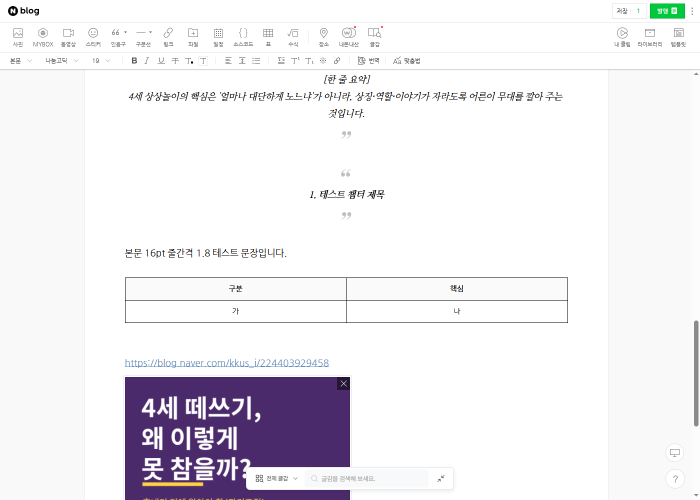
#> input picture diagnostics/lab/lab.png, 1400 x 1000 px (shown at 1/2 size); its folder holds only this picture in this run
$ python -i codex_image.py   (imports and definitions only)
#> lines starting #> are read from the running program, lines starting #| are printed output that depends on the picture
"""Codex CLI의 내장 이미지 생성 도구(image_gen)로 본문 일러스트를 만든다.

ChatGPT 구독 로그인으로 동작하므로 API 키·결제가 필요 없다(구독 사용량을 쓴다).
image_gen은 결과를 항상 $CODEX_HOME/generated_images/<세션>/ 에 저장하고, 그 파일을 옮기려는
Codex의 쉘 명령은 샌드박스에 막히므로, Codex에는 '생성만' 시키고 파일은 여기서 직접 가져온다.
참고: https://github.com/RamazanKara/claude-codex-imagegen
"""
from __future__ import annotations

import logging
import os
import re
import shutil
import subprocess
import tempfile
import time
from pathlib import Path

from PIL import Image

from .config import Config
from .openai_client import CodexAccountError, _LOGIN_OR_LIMIT

log = logging.getLogger(__name__)
IMAGE_EXTS = {".png", ".webp", ".jpg", ".jpeg"}
TARGET = (1536, 864)          # 16:9

PROMPT_TAIL = """
Target output size: 2048x1152 (landscape 16:9).
Absolutely no text, no letters, no numbers, no captions, no signage, no logos, no watermark anywhere in the image.

Use your built-in image generation tool to create this image. After it is generated, STOP.
Do not move, copy, rename, save, or relocate the file, and do not run any shell command to find it.
Leave it in your default generated-images directory; it will be collected automatically."""


class CodexImageError(RuntimeError):
    pass


def codex_home() -> Path:
    return Path(os.environ.get("CODEX_HOME") or Path.home() / ".codex")


# [9 lines left out: function _find_new_image, not called in this run]


def _to_16x9_png(src: Path, out: Path) -> None:
#> called with src = '../diagnostics/lab/lab.png', out = 'out.png'
    img = Image.open(src).convert("RGB")
#> img is the input picture: PIL image 1400x1000 RGB; mean R, G, B 239, 237.2, 241.1
    w, h = img.size
#> w = 1400; h = 1000
    target_ratio = TARGET[0] / TARGET[1]
    if abs(w / h - target_ratio) > 0.01:          # 16:9가 아니면 가운데를 잘라 맞춘다
        if w / h > target_ratio:
            new_w = int(h * target_ratio)
            img = img.crop(((w - new_w) // 2, 0, (w - new_w) // 2 + new_w, h))
        else:
            new_h = int(w / target_ratio)
#> new_h = 787
            img = img.crop((0, (h - new_h) // 2, w, (h - new_h) // 2 + new_h))
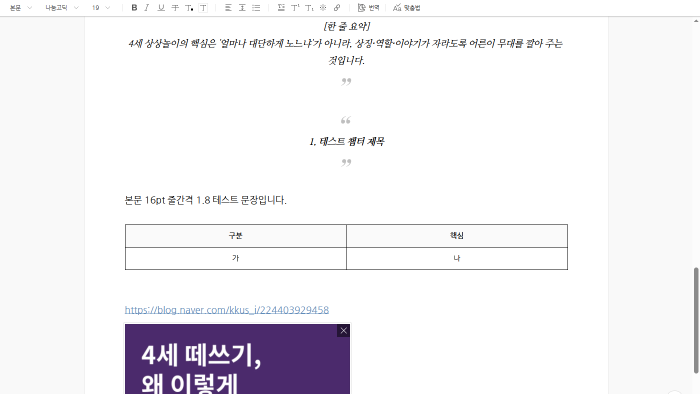
#> img: PIL image 1400x787 RGB (shown at 1/2 size); mean R, G, B 241.5, 239.9, 243.3
    img = img.resize(TARGET, Image.LANCZOS)
#> img: PIL image 1536x864 RGB
#> (the run stopped early here; a loop or call above may not have finished)
